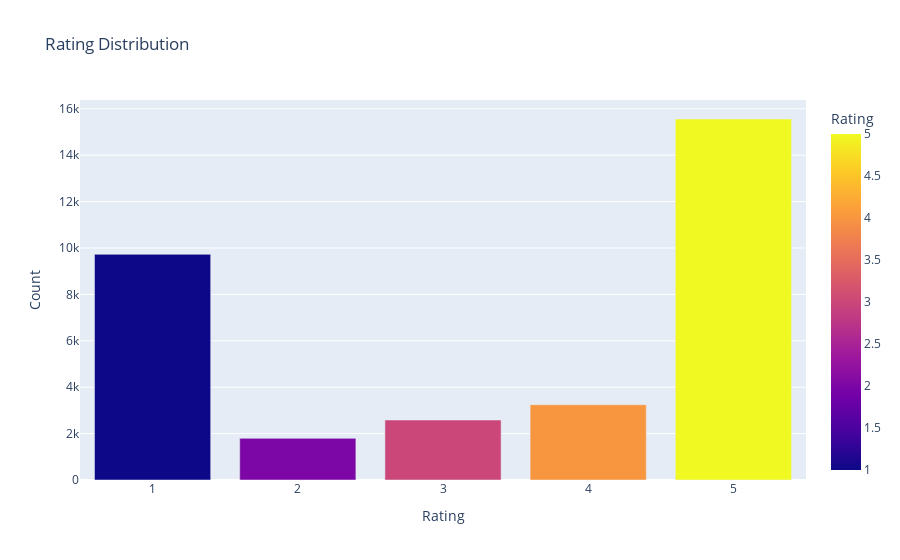

Here is the notebook cell this chart was saved with:
### Code cell
rate = df["rating"].value_counts().reset_index()
rate.columns = ['Rating', 'Count']
fig = px.bar(rate,x='Rating',y='Count', color='Rating', title='Rating Distribution')
fig.update_xaxes(title_text='Rating')
fig.update_yaxes(title_text='Count')

### Figure 1 — Plotly figure (JSON) as saved in the notebook; plotly's stock layout.template omitted (floating-point values rounded to 4 significant figures)
{"data": [{"alignmentgroup": "True", "hovertemplate": "Rating=%{marker.color}<br>Count=%{y}<extra></extra>", "legendgroup": "", "marker": {"color": [5, 1, 4, 3, 2], "coloraxis": "coloraxis", "pattern": {"shape": ""}}, "name": "", "offsetgroup": "", "orientation": "v", "showlegend": false, "textposition": "auto", "type": "bar", "x": [5, 1, 4, 3, 2], "xaxis": "x", "y": [15559, 9726, 3244, 2585, 1796], "yaxis": "y"}], "layout": {"barmode": "relative", "coloraxis": {"colorbar": {"title": {"text": "Rating"}}, "colorscale": [[0, "#0d0887"], [0.1111, "#46039f"], [0.2222, "#7201a8"], [0.3333, "#9c179e"], [0.4444, "#bd3786"], [0.5556, "#d8576b"], [0.6667, "#ed7953"], [0.7778, "#fb9f3a"], [0.8889, "#fdca26"], [1, "#f0f921"]]}, "legend": {"tracegroupgap": 0}, "title": {"text": "Rating Distribution"}, "xaxis": {"anchor": "y", "domain": [0, 1], "title": {"text": "Rating"}}, "yaxis": {"anchor": "x", "domain": [0, 1], "title": {"text": "Count"}}}}
